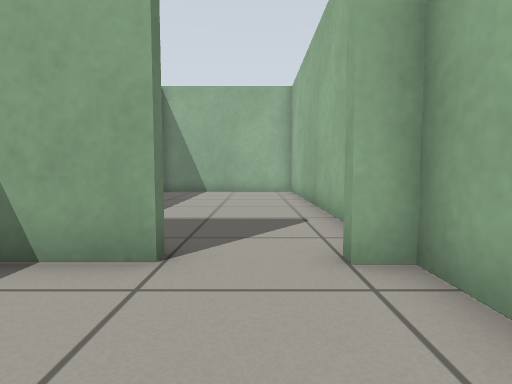
View 1 (above)

20 first-person views from a walk through a Gazebo world. The camera is 0.5 m above the floor, tilts 4° down and sees 80° across. The floor is counted in squares, 0.5 m on a side. Each view is taken from the middle of a square. On the plan, view 1 faces up. The plan holds only what a view shows up to about 12 squares ahead; the rest is blank.

View 2
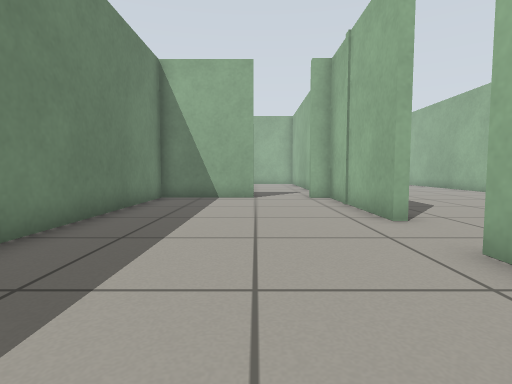

View 3
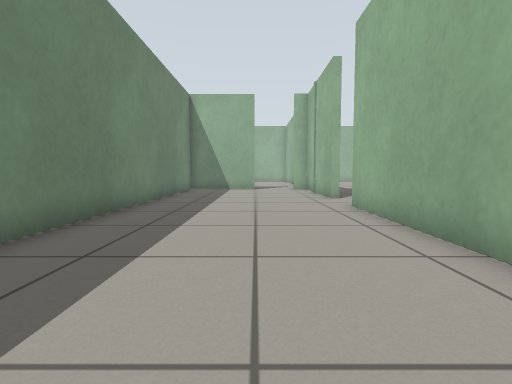

View 4
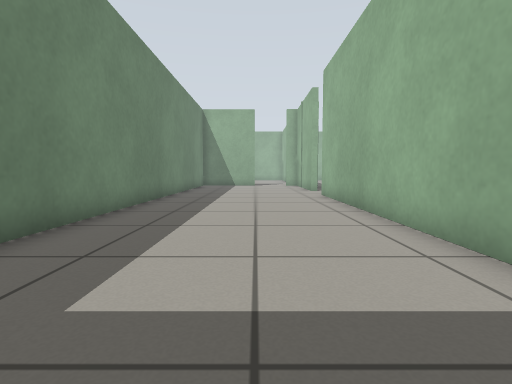

View 5
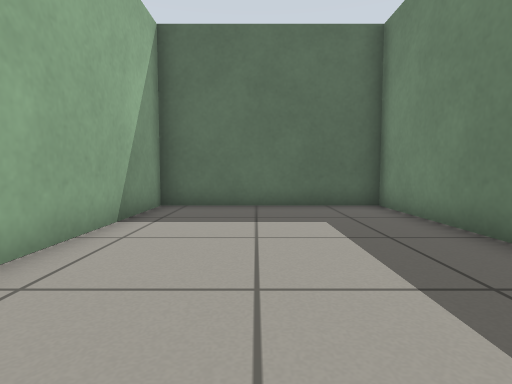

View 6
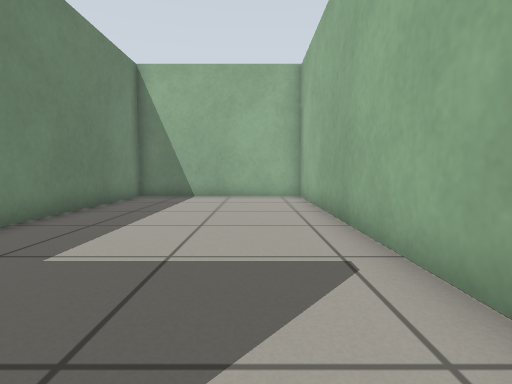

View 7
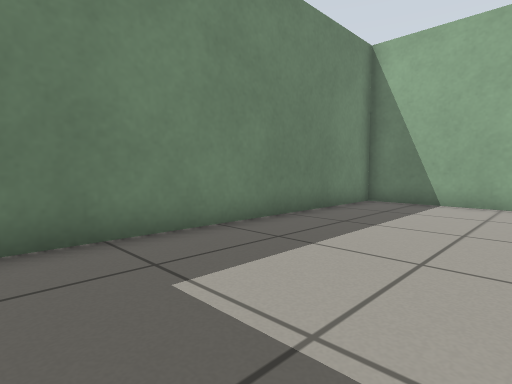

View 8
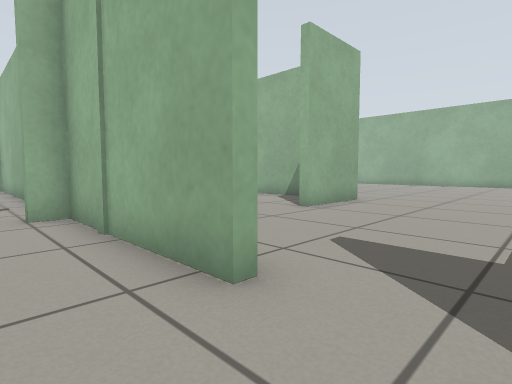

View 9
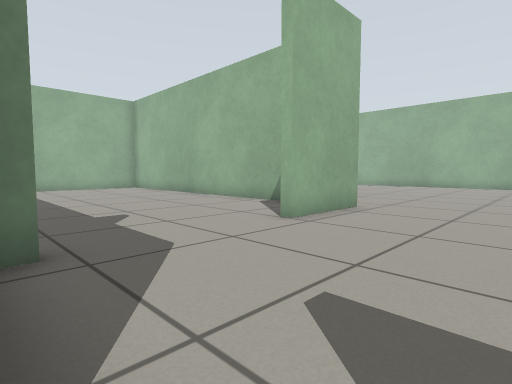

View 10
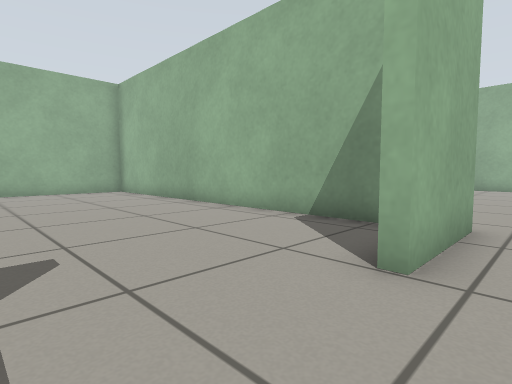

View 11
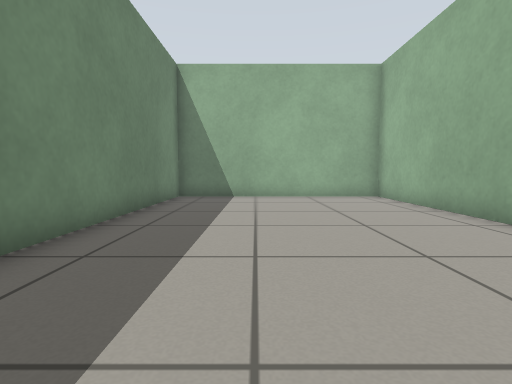

View 12
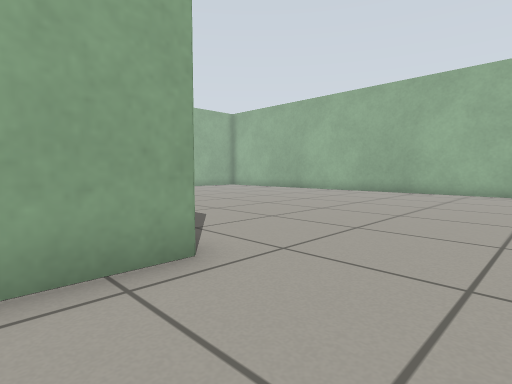

View 13
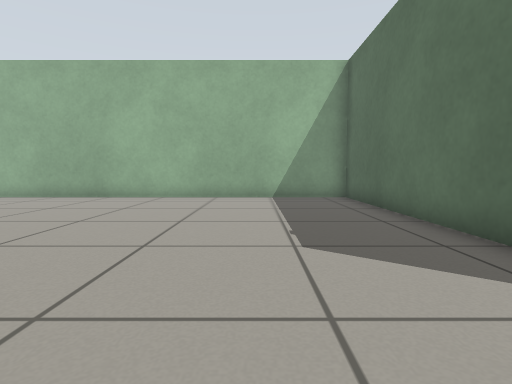

View 14
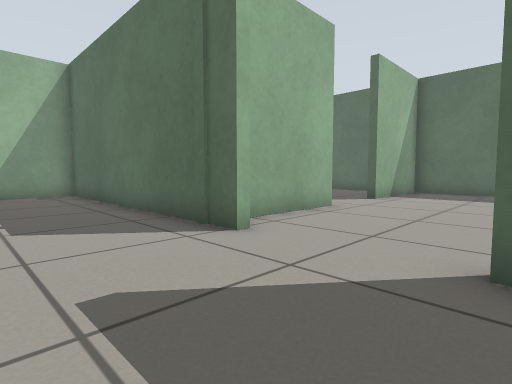

View 15
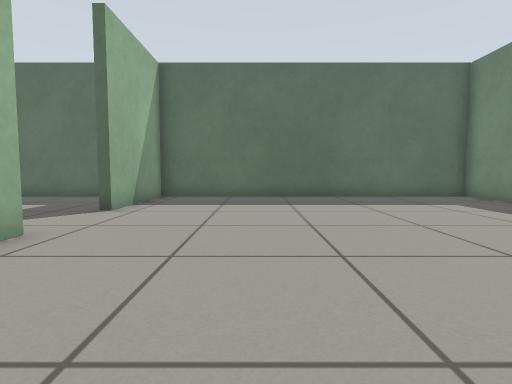

View 16
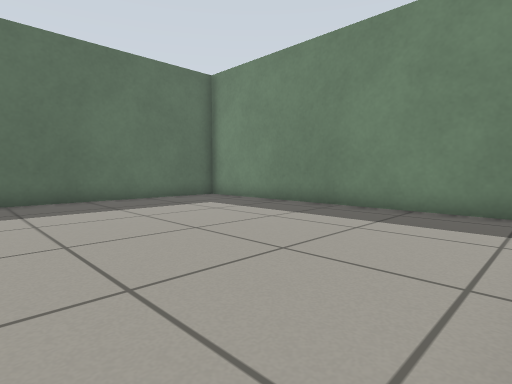

View 17
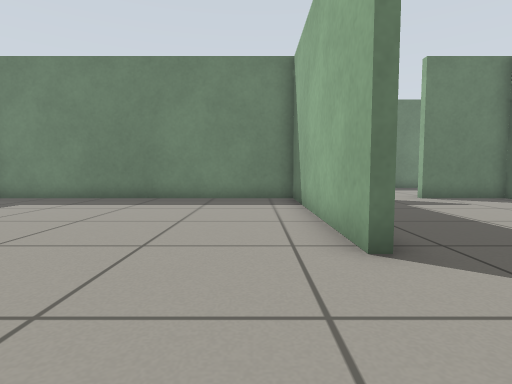

View 18
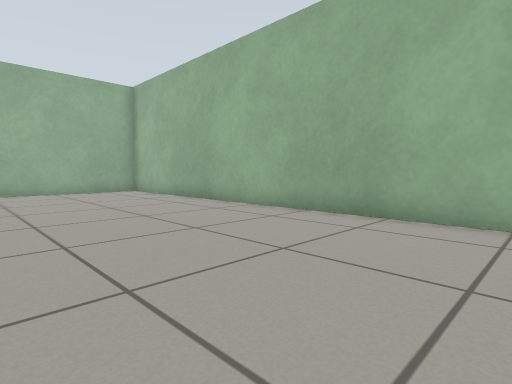

View 19
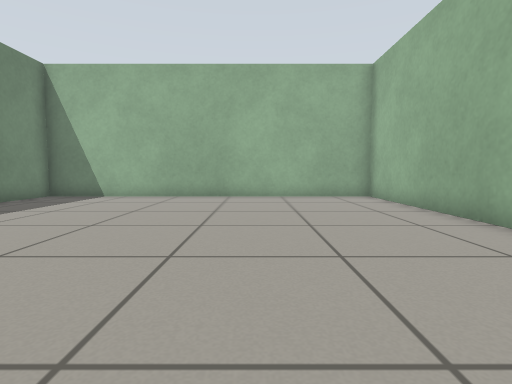

View 20
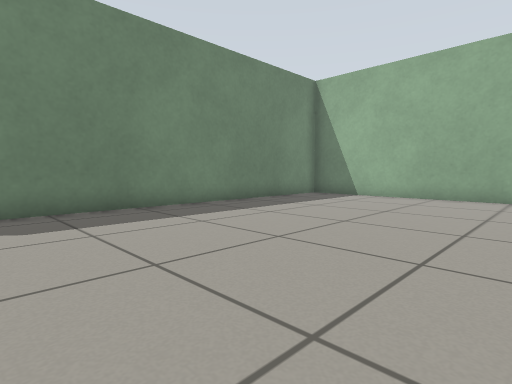

### Floor plan
Points are (right, up) in squares from view 1. A wall is a line through its corners. A room is listed if a view was taken in it or the views show most of it. See-through windows are left out.
Room 1 (views 1, 2, 3, 4, 5, 6, 8)
walls: (1.7, -2) (1.7, 3.3) (1, 3.3); (-1, 3.3) (-4.5, 3.3) (-4.5, -17.6) (1.7, -17.6) (1.7, -4.4)
ways out: opening at (0.5, 4) to room 2; opening at (2, -3.5) to room 3
Room 2 (view 7)
walls: (1.7, 4.9) (1.7, 14.8) (-4.5, 14.8) (-4.5, 5.3)
ways out: opening at (0.5, 4) to room 1
Room 3 (views 9, 10, 12, 13, 14, 15, 18, 19, 20)
walls: (10.1, 1) (7, 1) (7, 1.4); (12.8, -6.7) (12.8, -6.4) (22.4, -6.4) (22.4, 14.8) (10, 14.8) (10, 3.6); (2.7, 1) (2, 1) (2, -2) (1.7, -2)
ways out: opening at (2, -3.5) to room 1; opening at (5, 1) to room 4; opening at (11, -6) to room 5
Room 4 (view 11)
walls: (9.7, 2.4) (9.7, 14.8) (2, 14.8) (2, 6.5)
ways out: opening at (5, 1) to room 3
Room 5 (views 16, 17)
walls: (13.6, -10.7) (13.6, -7.4); (9.4, -6.2) (9.4, -6.7) (2, -6.7) (2, -17.6) (13.6, -17.6) (13.6, -13.6)
ways out: opening at (11, -6) to room 3; opening at (14, -12)

Positions as (right, up) in squares from view 1, and headings:
1: (0, 0), facing up
2: (-1, -8), facing up
3: (-1, -13), facing up
4: (-1, -17), facing up
5: (-1, -9), facing down
6: (0, 3), facing up
7: (0, 5), facing up-left
8: (0, -4), facing up-right
9: (2, -3), facing up-right
10: (4, 0), facing up-right
11: (5, 3), facing up
12: (8, -2), facing up-right
13: (11, -3), facing right
14: (9, -3), facing down-right
15: (10, -6), facing down
16: (10, -7), facing down-left
17: (13, -8), facing left
18: (16, 0), facing up-right
19: (18, 3), facing up
20: (18, 3), facing up-left
